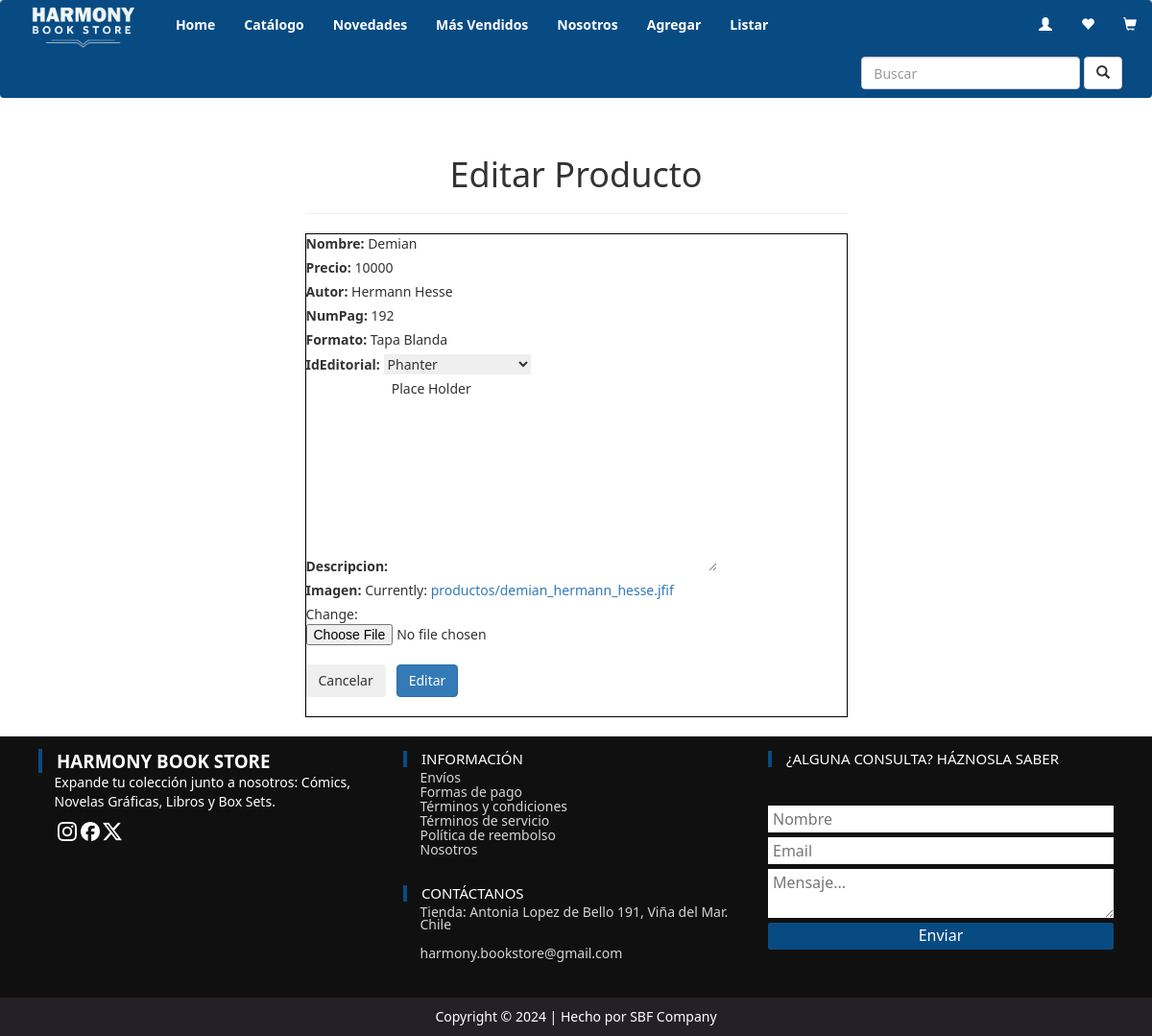
Screenshot of /modificar-Articulo/1/ (signed in) with the database file from the repository.
### app/models.py (models this page shows, shortened)
class Articulo(models.Model):
    nombre = models.CharField(max_length=50)
    precio = models.IntegerField()
    autor = models.CharField(max_length=20)
    numPag = models.IntegerField()
    formato = models.CharField(max_length=20)
    idEditorial = models.ForeignKey(Editorial, on_delete=models.PROTECT)
    descripcion = models.TextField()
    imagen = models.ImageField(upload_to="productos", null=True)

class Editorial(models.Model):
    nombre = models.CharField(max_length=50)
    def __str__(self) :
            return self.nombre

### app/views.py (the view)
# urls.py: path('modificar-Articulo/<id>/',modificar_articulo,name="modificar"),
@permission_required('app.change_articulo')
def modificar_articulo(request,id):
    articulo = get_object_or_404(Articulo, id=id)
    data ={
        'form': ArticuloForm(instance=articulo)
    }
    if request.method == 'POST':
        formulario = ArticuloForm(data=request.POST, instance=articulo, files=request.FILES)
        if formulario.is_valid():
            formulario.save()
            return redirect(to="listar")
        data["form"] = formulario
    return render(request, 'app/Articulo/modificar.html',data)

### app/forms.py
class ArticuloForm(forms.ModelForm):
    class Meta:
        model = Articulo
        fields = '__all__'

### app/templates/app/Articulo/modificar.html (shortened to what this page needs)
{% extends 'app/base.html' %}
{% block contenido %}
        <br>
        <div class="row" style="display: flex; justify-content: center; padding-left: 20px; padding-right: 20px;">
            <div class="col-12 col-md-6 offset-md-3">
                <div class="card">
                    <div class="card-body">
                        <h1>Editar Producto</h1>
                        <hr>
                <form action="" method="post" enctype="multipart/form-data" style="border: 1px solid black;">
                    {{ form }}
                    <div class="d-flex justify-content-center">
                        <br>
                        <input type="reset" value="Cancelar" class="btn btn-secondary">
                        <input type="submit" value="Editar" class="btn btn-primary">
                    </div>
                    <br>
                </form>
            </div>
        </div>
    </div>
</div>
{% endblock %}

### app/static/app/css/custom.css (style rules this page uses)
html,body { height:100%; }
* { margin: 0; padding: 0; border: 0; outline: 0; font-family:system-ui, -apple-system, BlinkMacSystemFont, 'Segoe UI', Roboto, Oxygen, Ubuntu, Cantarell, 'Open Sans', 'Helvetica Neue', sans-serif; list-style: none; text-decoration: none; }
:root { --theme-col: #084b83; }
.card { width:100%; }
h1 { text-align: center; }

### rows the page displays
Articulo: nombre "Demian", precio "10000", autor "Hermann Hesse", numPag "192", formato "Tapa Blanda", idEditorial "Phanter", descripcion "Place Holder"
